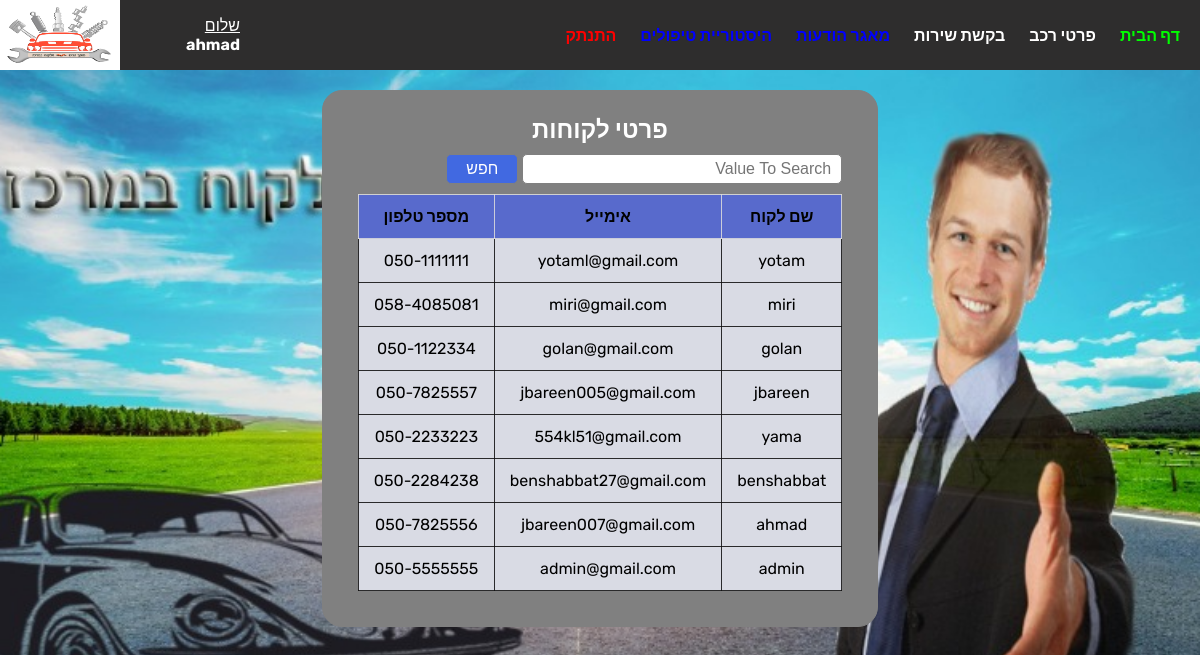
The app's page /users_DB.php (signed in) with its own data.
### tables this page shows
CREATE TABLE `users` (
  `id` int(11) NOT NULL,
  `username` varchar(255) NOT NULL,
  `phone` varchar(255) NOT NULL,
  `email` varchar(255) NOT NULL,
  `password` varchar(255) NOT NULL
);

### users_DB.php (the view, shortened to what this page needs)
<!DOCTYPE html>
<html lang="en">
<?php
include('function.php');
if (isset($_POST['search']))
    {
    $valueToSearch = $_POST['valueToSearch'];
    $query=" SELECT * FROM `users` WHERE CONCAT (`username`,`phone`,`email`) LIKE '%".$valueToSearch."%' ORDER BY `id` DESC";
    $search_result=filterTable($query);
    }
else{
        $query=" SELECT * FROM `users` ORDER BY `users`.`id` DESC LIMIT 10";
        $search_result=filterTable($query);
    }
?>
<head>
    <link rel="stylesheet" href="style.css">
    <link rel="stylesheet" type="text/css"
        href="https://cdnjs.cloudflare.com/ajax/libs/font-awesome/5.15.1/css/all.min.css">
</head>
<body>
    <header><?php nav(); ?></header>
    <form method="post" action="users_DB.php">
        <h2>פרטי לקוחות</h2>
        <div class="search-fltier">
            <div class="input-search">
                <input type="text" name="valueToSearch" placeholder="Value To Search">
                <button type="submit" name="search" class="btn" value="Filter">חפש</button>
            </div>
        </div>
        <table class="table">
            <tr>
                <th>שם לקוח</th>
                <th>אימייל</th>
                <th>מספר טלפון</th>
            </tr>
            <?php while($rows=mysqli_fetch_array($search_result)):?>
            <tr>
                <td><?php echo $rows['username']; ?></td>
                <td><?php echo $rows['email']; ?></td>
                <td><?php echo $rows['phone']; ?></td>
            </tr>
            <?php endwhile;?>
        </table>
    </form>
</body>
</html>

### style.css (style rules this page uses)
* { margin: 0; padding: 0; box-sizing: border-box; --borderRadius: 10px; --borderRadiusS: 10px; --heightHeader: 70px; --backgroundColor_header:#2e2d2d; --backgroundColor_form:#808080; --fontColer_Aa:#ffffff; --border:1px solid gray; }
body { background-color: var(--backgroundColor_body); direction: rtl; font-family: 'Rubik', sans-serif; max-width: 1440px; background-image: url('images/background.jpeg'); height:max-content; background-position: center; background-repeat: no-repeat; background-size: cover; position: relative; background-attachment: fixed; }
form { background-color: var(--backgroundColor_form); width: fit-content; margin: auto; padding: 25px; border: var(--border); border-radius: 20px; margin-top: 90px; }
header { overflow: hidden; position: fixed; top: 0; height: var(--heightHeader);width: 100%; background-color: var(--backgroundColor_header); }
h2 { color: var(--fontColer_Aa); text-align: center; }
.table { border-collapse: collapse; width: -webkit-fill-available; margin: 10px 10px; }
.table td { background-color:rgb(217, 219, 228); padding: 12px 15px; border: 1px solid rgba(15, 15, 15, 0.867); text-align: center; }
.table th { background-color:rgb(88, 106, 204); padding: 12px 15px; border: 1px solid #dddd; text-align: center; }
.btn { display: inline-block; background: RoyalBlue; color: white; padding: 8px 15px; border-radius: 20px; outline: none; border: none; }
.input-search { margin: 10px 0px 10px 0px; }
.search-fltier { width: 400px; margin: 10px 10px; }
.input-search input { height: 30px; width: 80.02%; padding: 5px 10px; font-size: 16px; border-radius: 5px; border: var(--border); }
.input-search button { height: 30px; width: 18%; padding: 5px 10px; font-size: 16px; border-radius: 5px; border: var(--border); }

### records on screen
users: username "yotam", email "yotaml@gmail.com", phone "050-1111111"
users: username "miri", email "miri@gmail.com", phone "058-4085081"
users: username "golan", email "golan@gmail.com", phone "050-1122334"
users: username "jbareen", email "jbareen005@gmail.com", phone "050-7825557"
users: username "yama", email "554kl51@gmail.com", phone "050-2233223"
users: username "benshabbat", email "benshabbat27@gmail.com", phone "050-2284238"
users: username "ahmad", email "jbareen007@gmail.com", phone "050-7825556"
users: username "admin", email "admin@gmail.com", phone "050-5555555"

### other values on screen
$_SESSION['username'] "ahmad"
